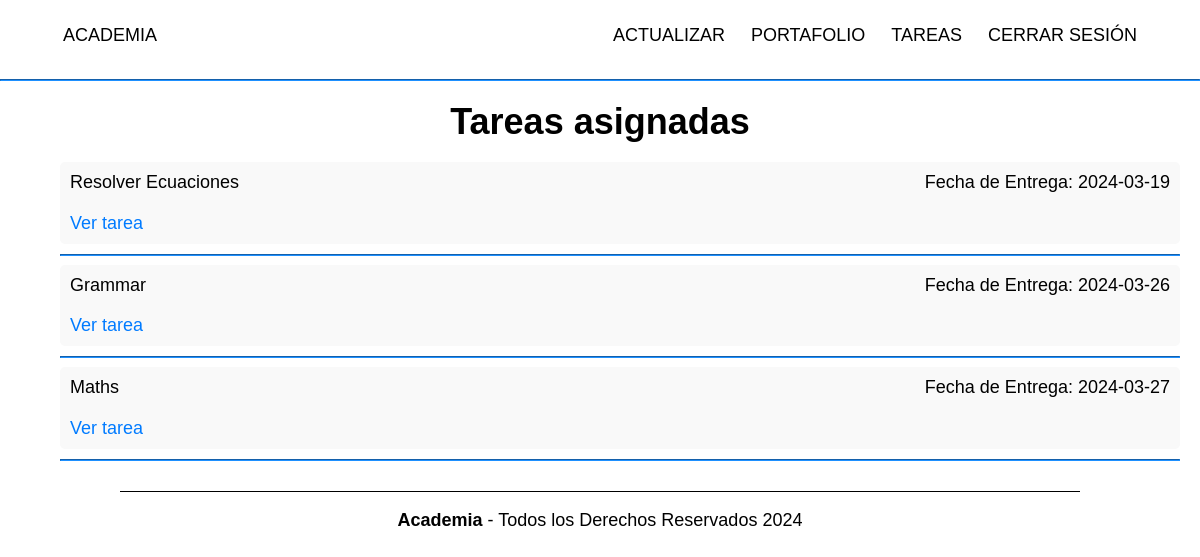
Screenshot of /tareas.php (signed in) with the database file from the repository.
### tables this page shows
CREATE TABLE `tareas` (
  `id` int(11) NOT NULL,
  `nombre` varchar(255) NOT NULL,
  `descripcion` varchar(255) NOT NULL,
  `fecha_entrega` date NOT NULL,
  `archivo` longblob NOT NULL,
  `fecha_emision` timestamp NOT NULL DEFAULT current_timestamp(),
  `materia_id` int(11) DEFAULT NULL
);

### tareas.php (the view, shortened to what this page needs)
<?php include("config/sesion.php");
?>
<!DOCTYPE html>
<html lang="en">
<head>
    <link rel="stylesheet" href="build/css/app.css" />
</head>
<body>
    <?php require("components/header.php"); ?>
    <?php $select_teacher = $conn->prepare("SELECT * FROM `materias` WHERE instructor = ?");
    $select_teacher->execute([$user_id]);
    if ($select_teacher->rowCount() > 0) { ?>
        <h2>Añadir Tareas</h2>
        <div class="bloques">
            <form action="tareas.php" method="POST" enctype="multipart/form-data" class="formulario" class="formulario">
                <?php if (!empty($errors)) foreach ($errors as $error) echo "<br/>" . $error . "<br/>"; ?>
                <label for="nombre" class="formulario__label">Nombre:</label>
                <input class="formulario__input" type="text" name="nombre" id="nombre" required value="<?php echo isset($_POST['nombre']) ? htmlspecialchars($_POST['nombre']) : ''; ?>" />
                <label for="descripcion" class="formulario__label">Descripción:</label>
                <input class="formulario__input" type="text" name="descripcion" id="descripcion" required value="<?php echo isset($_POST['descripcion']) ? htmlspecialchars($_POST['descripcion']) : ''; ?>" />
                <label for="fecha_entrega" class="formulario__label">Fecha de Entrega:</label>
                <input class="formulario__input" type="date" name="fecha_entrega" id="fecha_entrega" required value="<?php echo isset($_POST['fecha_entrega']) ? htmlspecialchars($_POST['fecha_entrega']) : ''; ?>" />
                <label for="archivo_entregado" class="formulario__label">Archivo:</label>
                <input type="file" name="archivo_entregado" id="archivo_entregado" class="formulario__input">
                <label for="materia" class="formulario__label">Materia:</label>
                <select class="formulario__input" name="materia" id="materia">
                    <option value="" disabled>Seleccione una materia</option>
                    <?php
                    $query_cursos = "SELECT * FROM materias";
                    $get_cursos = $conn->prepare($query_cursos);
                    $get_cursos->execute();
                    $materias = $get_cursos->fetchAll();
                    foreach ($materias as $materia) echo "<option value='" . $materia['id'] . "'>" . $materia['nombre'] . "</option>";
                    ?>
                </select>
                <input class="formulario__submit" type="submit" value="Añadir">
            </form>
        </div>
    <?php } else { ?>
        <div class="task-list">
            <?php
            $query_tareas = "SELECT tareas.id, tareas.nombre, tareas.descripcion, tareas.fecha_entrega FROM asignaciones_tareas JOIN tareas ON asignaciones_tareas.tarea_id = tareas.id WHERE asignaciones_tareas.user_id = ?";
            $get_tareas = $conn->prepare($query_tareas);
            $get_tareas->execute([$user_id]);
            $tareas = $get_tareas->fetchAll();
            if (count($tareas) == 0) {
                echo "<div class='text-center'><h2>No hay tareas asignadas</h2><img style='max-width: 300px;' src='build/img/tareas.svg' alt='Imagen Tareas' /></div>";
            } else {
                echo "<h2>Tareas asignadas</h2>";
                echo "<ul class='task-ul'>";
                foreach ($tareas as $tarea) {
                    echo "<li class='task-item'>";
                    echo "<div class='task-flex'>";
                    echo "<span>" . $tarea['nombre'] . "</span>";
                    echo "<span>Fecha de Entrega: " . $tarea['fecha_entrega'] . "</span>";
                    echo "</div>";
                    echo "<a href='tarea.php?id=" . $tarea["id"] . "' class='task-link'>Ver tarea</a>";
                    echo "</li>";
                    echo "<hr class='hr' />";
                }
                echo "</ul>";
            }
            ?>
        </div>
    <?php }
    require("components/footer.php"); ?>
</body>
</html>

### build/css/app.css (style rules this page uses)
* { list-style:none }
html { box-sizing:border-box;font-size:62.5%;height:100% }
*,:after,:before { box-sizing:inherit }
body { font-family:Outfit,sans-serif;font-size:1.8rem }
a { text-decoration:none }
html { line-height:1.15;-webkit-text-size-adjust:100% }
body { margin:0 }
hr { box-sizing:content-box;height:0;overflow:visible }
a { background-color:transparent }
h1,h2,h3 { font-family:Outfit,sans-serif;font-weight:900;margin:2rem 0;text-align:center }
h2 { font-size:3.6rem }
.hr { border-color:#1e90ff }
.task-list { margin-top:20px }
.task-item { background-color:#f9f9f9;border-radius:5px;list-style:none;margin-bottom:10px;padding:10px;transition:background-color .3s ease }
.task-ul { margin-left:2rem;margin-right:2rem }
.task-flex { display:flex;flex-direction:row;justify-content:space-between;margin-bottom:2rem }
.task-link { color:#007bff;text-decoration:none }

### rows the page displays
tareas: nombre "Resolver Ecuaciones", fecha_entrega "2024-03-19"
tareas: nombre "Grammar", fecha_entrega "2024-03-26"
tareas: nombre "Maths", fecha_entrega "2024-03-27"
